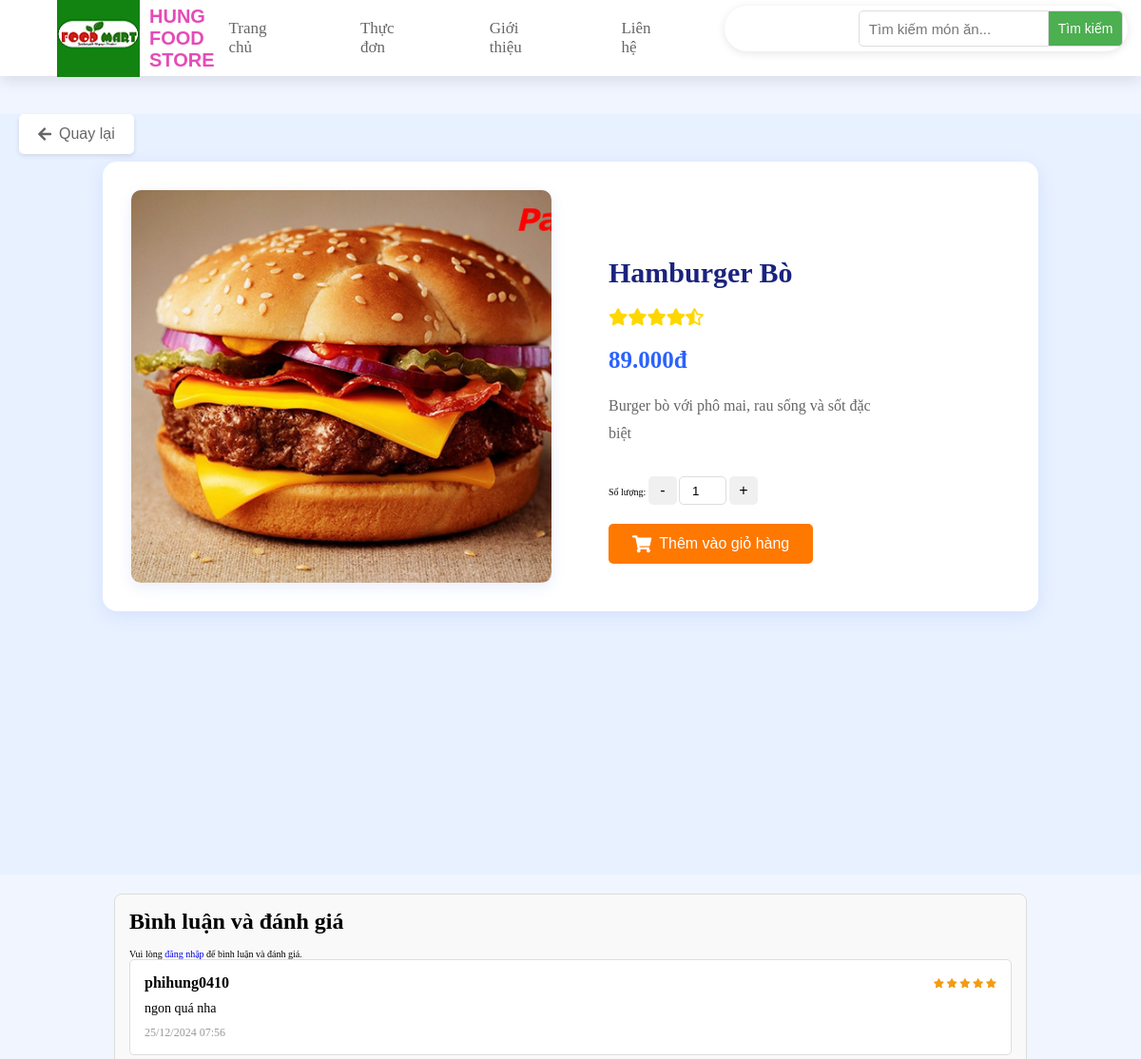
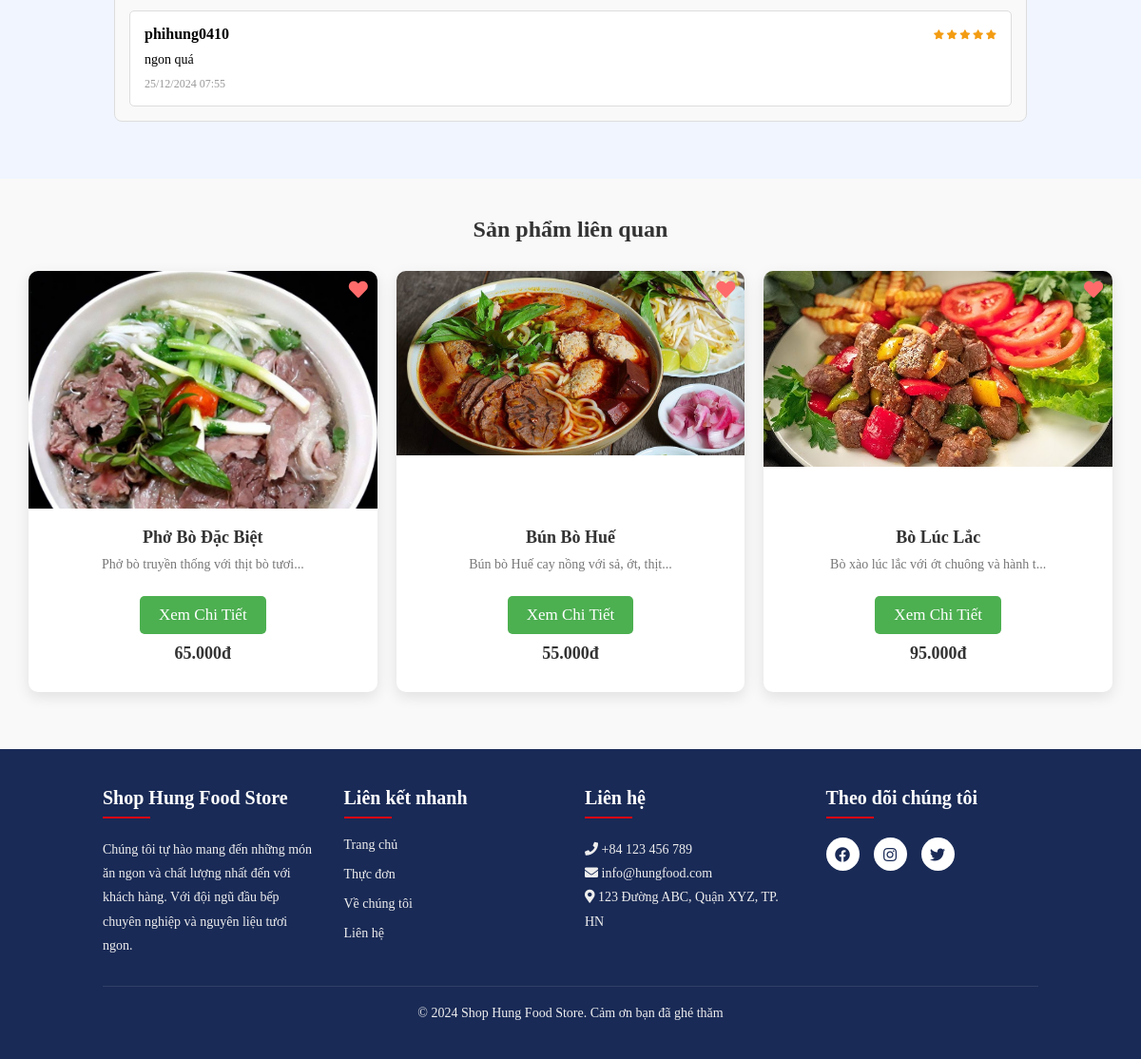
The page /product-detail.php?id=8 on the database its author committed (2 pictures, top to bottom).
### tables this page shows
CREATE TABLE `products` (
  `id` int(11) NOT NULL,
  `name` varchar(255) NOT NULL,
  `description` text DEFAULT NULL,
  `price` decimal(10,2) NOT NULL,
  `old_price` decimal(10,2) DEFAULT NULL,
  `image` varchar(255) DEFAULT NULL,
  `category` varchar(100) DEFAULT NULL,
  `rating` decimal(2,1) DEFAULT NULL,
  `created_at` timestamp NOT NULL DEFAULT current_timestamp(),
  `is_featured` tinyint(1) DEFAULT 0,
  `is_on_sale` tinyint(1) DEFAULT 0,
  `is_new` tinyint(1) DEFAULT 0
);

CREATE TABLE `reviews` (
  `id` int(11) NOT NULL,
  `product_id` int(11) NOT NULL,
  `user_id` int(11) NOT NULL,
  `rating` int(11) NOT NULL,
  `review_text` text DEFAULT NULL,
  `created_at` timestamp NOT NULL DEFAULT current_timestamp(),
  `comment` text DEFAULT NULL
);

CREATE TABLE `users` (
  `id` int(11) NOT NULL,
  `username` varchar(50) NOT NULL,
  `name` varchar(255) NOT NULL,
  `email` varchar(255) NOT NULL,
  `password` varchar(255) NOT NULL,
  `role` enum('user','admin') NOT NULL DEFAULT 'user',
  `created_at` timestamp NOT NULL DEFAULT current_timestamp(),
  `status` enum('active','inactive') NOT NULL DEFAULT 'active'
);

### product-detail.php (the view, shortened to what this page needs)
<?php
include 'config/database.php';
$product_id = isset($_GET['id']) ? (int)$_GET['id'] : 0;
$stmt = $conn->prepare("SELECT * FROM products WHERE id = :id");
$stmt->execute(['id' => $product_id]);
$product = $stmt->fetch(PDO::FETCH_ASSOC);
$keywords = explode(' ', $product['name']);
$keywords = array_map('trim', $keywords);
$keywords = array_filter($keywords);
$related_sql = "SELECT * FROM products WHERE id != :id AND (";
foreach ($keywords as $index => $keyword) {
    $related_sql .= "name LIKE :keyword$index";
    if ($index < count($keywords) - 1) {
        $related_sql .= " OR ";
    }
}
$related_sql .= ") LIMIT 6";
$related_stmt = $conn->prepare($related_sql);
$related_stmt->bindValue(':id', $product_id, PDO::PARAM_INT);
foreach ($keywords as $index => $keyword) {
    $related_stmt->bindValue(":keyword$index", "%$keyword%", PDO::PARAM_STR);
}
$related_stmt->execute();
$related_products = $related_stmt->fetchAll(PDO::FETCH_ASSOC);
$reviews_stmt = $conn->prepare("SELECT r.*, u.username FROM reviews r JOIN users u ON r.user_id = u.id WHERE r.product_id = :product_id ORDER BY r.created_at DESC");
$reviews_stmt->execute(['product_id' => $product_id]);
$reviews = $reviews_stmt->fetchAll(PDO::FETCH_ASSOC);
?>
<!DOCTYPE html>
<html lang="vi">
<head>
    <link rel="stylesheet" href="https://cdnjs.cloudflare.com/ajax/libs/font-awesome/5.15.4/css/all.min.css">
    <link rel="stylesheet" href="style.css">
</head>
<body>
    <?php include 'header.php'; ?>
    <button onclick="history.back()" class="back-btn">
        <i class="fas fa-arrow-left"></i> Quay lại
    </button>
    <section class="product-detail">
        <div class="product-container">
            <div class="product-image">
                <img src="images/<?php echo htmlspecialchars($product['image']); ?>" alt="<?php echo htmlspecialchars($product['name']); ?>">
            </div>
            <div class="product-info">
                <h1 class="product-title"><?php echo htmlspecialchars($product['name']); ?></h1>
                <div class="product-rating">
                    <?php
                    $rating = $product['rating'];
                    for ($i = 1; $i <= 5; $i++) {
                        if ($i <= $rating) {
                            echo '<i class="fas fa-star"></i>';
                        } elseif ($i - $rating < 1) {
                            echo '<i class="fas fa-star-half-alt"></i>';
                        } else {
                            echo '<i class="far fa-star"></i>';
                        }
                    }
                    ?>
                </div>
                <div class="product-price">
                    <?php echo number_format($product['price'], 0, ',', '.'); ?>đ
                </div>
                <p class="product-description">
                    <?php echo htmlspecialchars($product['description']); ?>
                </p>
                <div class="quantity-control">
                    <span>Số lượng:</span>
                    <button class="quantity-btn" onclick="decreaseQuantity()">-</button>
                    <input type="number" id="quantity" value="1" min="1" class="quantity-input">
                    <button class="quantity-btn" onclick="increaseQuantity()">+</button>
                </div>
                <button class="add-to-cart-btn" data-product-id="<?php echo $product['id']; ?>">
                    <i class="fas fa-shopping-cart"></i> Thêm vào giỏ hàng
                </button>
            </div>
        </div>
    </section>
    <section class="reviews">
        <h2>Bình luận và đánh giá</h2>
        <?php if (isset($_SESSION['user_id'])): ?>
            <form method="POST" class="review-form">
                <textarea name="comment" placeholder="Viết bình luận của bạn..." required></textarea>
                <div class="rating">
                    <span>Đánh giá:</span>
                    <select name="rating" required>
                        <option value="5">5 sao</option>
                        <option value="4">4 sao</option>
                        <option value="3">3 sao</option>
                        <option value="2">2 sao</option>
                        <option value="1">1 sao</option>
                    </select>
                </div>
                <button type="submit" class="btn">Gửi</button>
            </form>
        <?php else: ?>
            <p>Vui lòng <a href="login.php">đăng nhập</a> để bình luận và đánh giá.</p>
        <?php endif; ?>
        <div class="review-list">
            <?php foreach ($reviews as $review): ?>
                <div class="review">
                    <div class="review-header">
                        <span class="username"><?php echo htmlspecialchars($review['username']); ?></span>
                        <span class="rating">
                            <?php for ($i = 1; $i <= 5; $i++): ?>
                                <?php if ($i <= $review['rating']): ?>
                                    <i class="fas fa-star"></i>
                                <?php else: ?>
                                    <i class="far fa-star"></i>
                                <?php endif; ?>
                            <?php endfor; ?>
                        </span>
                    </div>
                    <p class="comment"><?php echo htmlspecialchars($review['comment']); ?></p>
                    <span class="date"><?php echo date('d/m/Y H:i', strtotime($review['created_at'])); ?></span>
                </div>
            <?php endforeach; ?>
        </div>
    </section>
    <section class="related-products">
        <h2>Sản phẩm liên quan</h2>
        <div class="box-container">
            <?php foreach ($related_products as $related_product): ?>
                <div class="box">
                    <div class="image">
                        <img src="images/<?php echo htmlspecialchars($related_product['image']); ?>" alt="<?php echo htmlspecialchars($related_product['name']); ?>">
                        <a href="#" class="fas fa-heart add-to-favorites" data-product-id="<?php echo $related_product['id']; ?>"></a>
                    </div>
                    <div class="content">
                        <h3><?php echo htmlspecialchars($related_product['name']); ?></h3>
                        <p class="product-desc">
                            <?php
                            $description = htmlspecialchars($related_product['description']);
                            echo substr($description, 0, 50) . (strlen($description) > 50 ? '...' : '');
                            ?>
                        </p>
                        <a href="product-detail.php?id=<?php echo $related_product['id']; ?>" class="btn">Xem Chi Tiết</a>
                        <span class="price"><?php echo number_format($related_product['price'], 0, ',', '.'); ?>đ</span>
                    </div>
                </div>
            <?php endforeach; ?>
        </div>
    </section>
    <?php include 'footer.php'; ?>
</body>
</html>

### product-detail.php (style rules this page uses)
.product-detail { margin-bottom: 10px; }
.reviews { margin-top: 10px; padding: 15px; background-color: #f9f9f9; border: 1px solid #ddd; border-radius: 8px; width: 80%; margin-left: auto; margin-right: auto; }
.reviews h2 { font-size: 24px; font-weight: bold; text-align: left; margin-bottom: 15px; }
.review-list { display: flex; flex-direction: column; gap: 15px; }
.review { background-color: white; border: 1px solid #ddd; border-radius: 5px; padding: 15px; }
.review .review-header { display: flex; justify-content: space-between; align-items: center; margin-bottom: 10px; }
.review .username { font-weight: bold; font-size: 16px; }
.review .rating i { color: #f39c12; }
.review .comment { margin-bottom: 10px; font-size: 14px; }
.review .date { font-size: 12px; color: #999; }

### rows shown on the page
products: image (picture), name "Hamburger Bò", rating 4.5 (drawn), price "89.000", description "Burger bò với phô mai, rau sống và sốt đặc biệt"
reviews: user.username "phihung0410", rating 5 (drawn), comment "ngon quá nha", created_at "25/12/2024 07:56"
reviews: user.username "phihung0410", rating 5 (drawn), comment "ngon quá", created_at "25/12/2024 07:55"
products: image (picture), name "Phở Bò Đặc Biệt", description "Phở bò truyền thống với thịt bò tươi", price "65.000"
products: image (picture), name "Bún Bò Huế", description "Bún bò Huế cay nồng với sả, ớt, thịt", price "55.000"
products: image (picture), name "Bò Lúc Lắc", description "Bò xào lúc lắc với ớt chuông và hành t", price "95.000"
